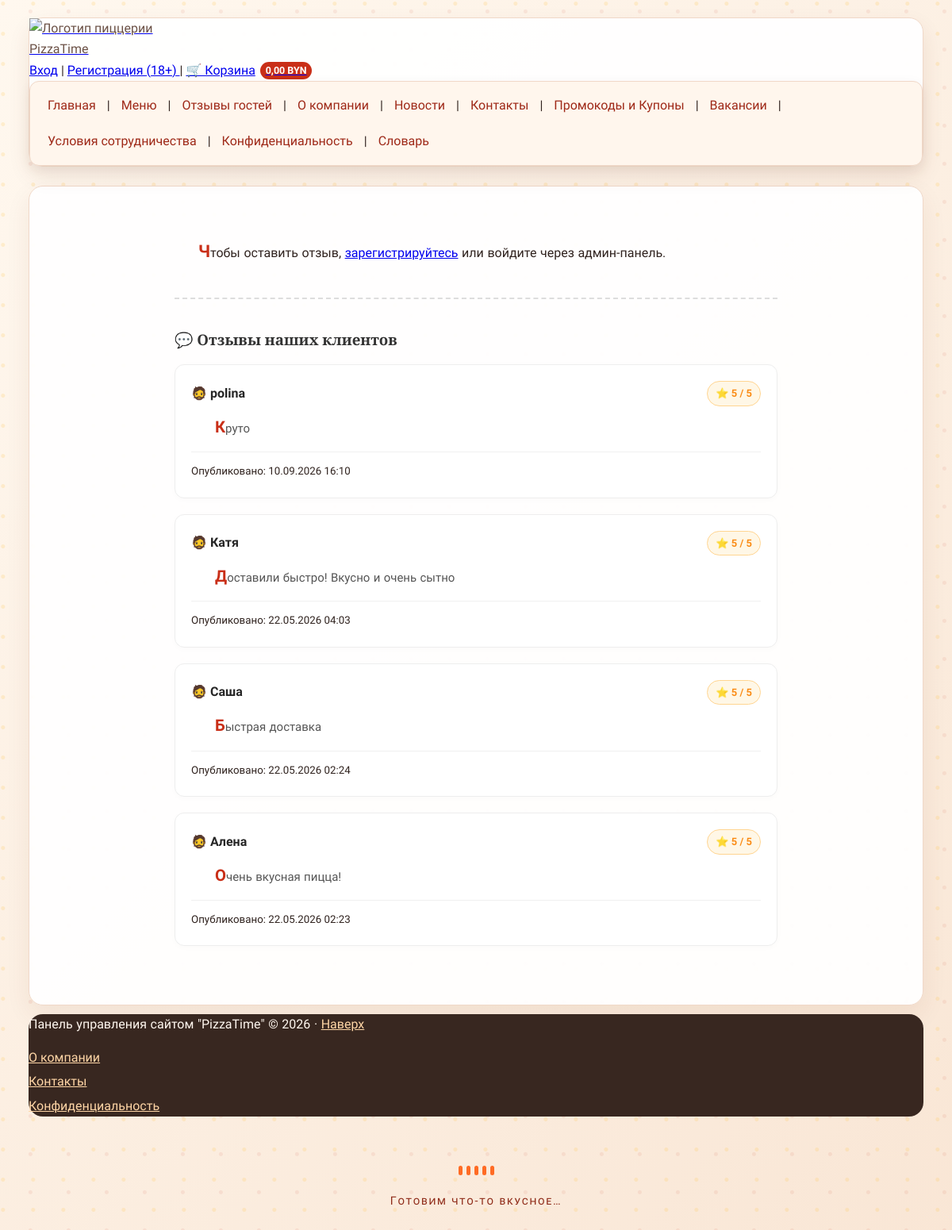
The app's page /reviews/ with its own data.
### main/models.py (models this page shows, shortened)
class Review(models.Model):
    user = models.ForeignKey(User, on_delete=models.SET_NULL, null=True, blank=True, related_name='reviews', verbose_name="Автор")
    user_name = models.CharField(max_length=100, verbose_name="Имя клиента")
    birth_date = models.DateField(verbose_name="Дата рождения", default=date(2000, 1, 1))
    rating = models.IntegerField(validators=[MinValueValidator(1), MaxValueValidator(5)], verbose_name="Рейтинг (1-5)")
    text = models.TextField(verbose_name="Отзыв")
    date_created = models.DateTimeField(auto_now_add=True, verbose_name="Дата публикации")
    class Meta:
        verbose_name = "Отзыв"
        verbose_name_plural = "Отзывы"

### main/views.py (the view, shortened to what this page needs)
# urls.py: path('reviews/', views.reviews, name='reviews'),
def reviews(request):
    if request.method == 'GET' and not request.user.is_authenticated:
        return render(request, 'main/reviews.html', {
            'reviews': Review.objects.order_by('-date_created'),
            'form': None
        })

### main/context_processors.py (called while the page is built)
def cart_total(request):
    cart = request.session.get('cart', {})
    quantities = {}
    if isinstance(cart, dict):
        for item_id, quantity in cart.items():
            try:
                item_id = int(item_id)
                quantity = int(quantity)
            except (TypeError, ValueError):
                continue
            if item_id > 0 and quantity > 0:
                quantities[item_id] = quantity
    total = Decimal('0.00')
    for item in ServiceItem.objects.filter(id__in=quantities):
        total += item.price * quantities[item.id]
    return {'cart_total': total}

### main/templates/main/reviews.html (shortened to what this page needs)
{% extends 'base.html' %}
{% block content %}
<div class="container" style="padding: 20px; max-width: 800px; margin: auto;">
    {% if user.is_authenticated %}<div style="background: white; padding: 30px; border-radius: 12px; box-shadow: 0 4px 15px rgba(0,0,0,0.05); border: 1px solid #eee; margin-bottom: 40px;">
        <h2 style="color: #333; border-bottom: 2px solid #ff4500; padding-bottom: 12px; margin-bottom: 25px; font-family: sans-serif;">
            ✍️ Оставить отзыв
        </h2>
        <form method="post" class="review-form">
            {% csrf_token %}
            {% for field in form %}
                <div style="margin-bottom: 20px; text-align: left;">
                    <label style="display: block; font-weight: bold; margin-bottom: 8px; color: #444; font-size: 14px;">
                        {{ field.label }}
                    </label>
                    <div class="form-field-wrapper">
                        {{ field }}
                    </div>
                    {% if field.errors %}
                        <div style="color: #f5222d; font-size: 13px; margin-top: 5px;">
                            {{ field.errors }}
                        </div>
                    {% endif %}
                </div>
            {% endfor %}
            <button type="submit" style="padding: 12px 28px; background: #ff4500; color: white; border: none; border-radius: 6px; font-weight: bold; cursor: pointer; font-size: 14px;">
                Отправить
            </button>
        </form>
    </div>{% else %}<p>Чтобы оставить отзыв, <a href="{% url 'register' %}">зарегистрируйтесь</a> или войдите через админ-панель.</p>{% endif %}
    <hr style="border: 0; border-top: 2px dashed #ddd; margin: 40px 0;">
    <h3 style="color: #333; margin-bottom: 20px;">💬 Отзывы наших клиентов</h3>
    <div class="reviews-list">
        {% for review in reviews %}
            <div class="review-card" style="border: 1px solid #eee; padding: 20px; margin-bottom: 20px; border-radius: 12px; background: #fff; box-shadow: 0 2px 8px rgba(0,0,0,0.02); text-align: left;">
                <div style="display: flex; justify-content: space-between; align-items: center; margin-bottom: 10px;">
                    <strong style="font-size: 16px; color: #262626;">🧔 {{ review.user.username|default:review.user_name|default:"Клиент" }}</strong>
                    <span style="background: #fff7e6; color: #fa8c16; padding: 4px 10px; border-radius: 20px; font-weight: bold; border: 1px solid #ffd591; font-size: 13px;">
                        ⭐ {{ review.rating }} / 5
                    </span>
                </div>
                <p style="color: #555; line-height: 1.6; margin: 0; font-size: 15px;">
                    {{ review.text }}
                </p>
                <hr style="border: 0; border-top: 1px solid #f0f0f0; margin: 15px 0 10px 0;">
                <small>Опубликовано: <time datetime="{{ review.date_created|date:'c' }}">{{ review.date_created|date:"d.m.Y H:i" }}</time></small>
            </div>
        {% empty %}
            <p style="color: #999; text-align: center; padding: 20px; background: #fafafa; border-radius: 8px;">
                Отзывов пока нет.
            </p>
        {% endfor %}
    </div>
</div>
{% endblock %}

### main/static/main/css/site.css (style rules this page uses)
:root { --pizza-red: #c92f18; --pizza-orange: #ff6b24; --pizza-gold: #ffc857; --pizza-ink: #30231f; --pizza-paper: #fffaf4; --pizza-line: #f0d8c8; }
* { box-sizing: border-box; }
html { scroll-behavior: smooth; }
body { margin: 0; padding: 22px clamp(12px, 3vw, 42px); color: var(--pizza-ink); background-color: #fff3e7; background-image: radial-gradient(circle at 10% 12%, rgba(255, 200, 87, .22) 0 2px, transparent 3px), radial-gradient(circle at 80% 30%, rgba(201, 47, 24, .08) 0 2px, transparent 3px), linear-gradient(135deg, #fff8ef, #f9e6d5); background-size: 38px 38px, 48px 48px, auto; font-family: 'Nunito Sans', 'Trebuchet MS', Arial, sans-serif; font-size: 16px; line-height: 1.65; }
h1, h2, h3, h4 { font-family: 'Playfair Display', Georgia, 'Times New Roman', serif; line-height: 1.2; }
p { margin: .65em 0 1em; word-spacing: .04em; overflow-wrap: anywhere; }
.content-block p:first-of-type::first-letter { color: var(--pizza-red); font-size: 1.35em; font-weight: 800; }
.content-block p { text-indent: 30px; }

### records on screen
Review: user.username "polina", rating "5", text "Круто", date_created "10.09.2026 16:10"
Review: user.username "Катя", rating "5", text "Доставили быстро! Вкусно и очень сытно", date_created "22.05.2026 04:03"
Review: user.username "Саша", rating "5", text "Быстрая доставка", date_created "22.05.2026 02:24"
Review: user.username "Алена", rating "5", text "Очень вкусная пицца!", date_created "22.05.2026 02:23"

### other values on screen
{{ cart_total|floatformat:2 }} "0,00"
